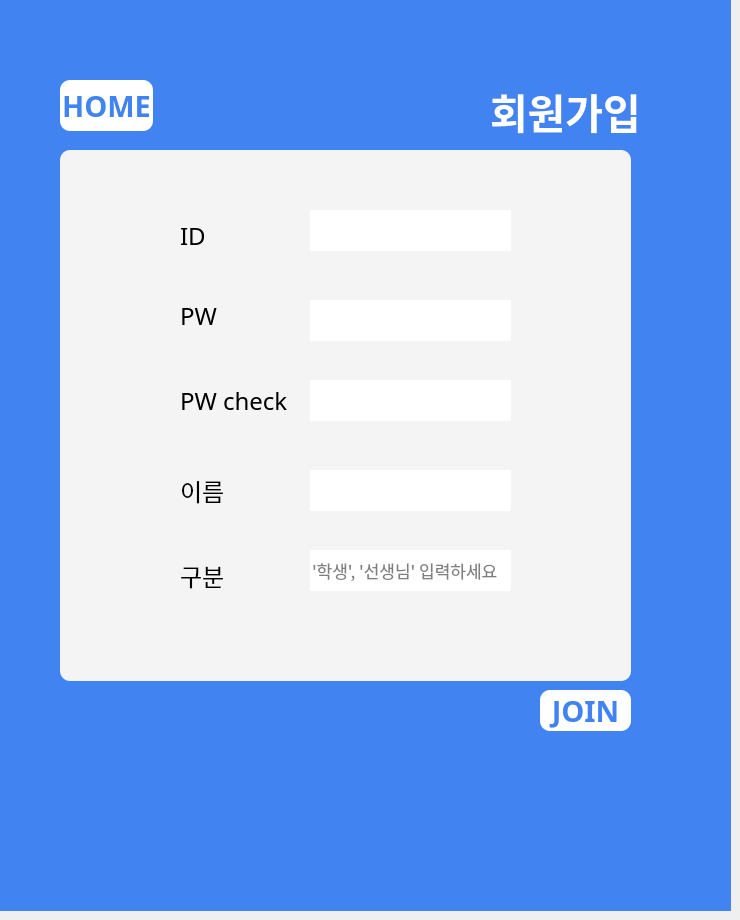
   <widget class="QWidget" name="page">
    <widget class="QLabel" name="label">
     <property name="geometry">
      <rect>
       <x>490</x>
       <y>70</y>
       <width>171</width>
       <height>81</height>
      </rect>
     </property>
     <property name="font">
      <font>
       <family>배달의민족 한나체 Pro</family>
       <pointsize>31</pointsize>
       <weight>75</weight>
       <bold>true</bold>
      </font>
     </property>
     <property name="styleSheet">
      <string notr="true">
color:rgb(255,255,255);</string>
     </property>
     <property name="text">
      <string>회원가입</string>
     </property>
    </widget>
    <widget class="QLabel" name="label_2">
     <property name="geometry">
      <rect>
       <x>180</x>
       <y>220</y>
       <width>64</width>
       <height>31</height>
      </rect>
     </property>
     <property name="font">
      <font>
       <family>배달의민족 한나체 Pro</family>
       <pointsize>18</pointsize>
      </font>
     </property>
     <property name="styleSheet">
      <string notr="true"/>
     </property>
     <property name="text">
      <string>ID</string>
     </property>
    </widget>
    <widget class="QLabel" name="label_3">
     <property name="geometry">
      <rect>
       <x>180</x>
       <y>300</y>
       <width>64</width>
       <height>31</height>
      </rect>
     </property>
     <property name="font">
      <font>
       <family>배달의민족 한나체 Pro</family>
       <pointsize>18</pointsize>
      </font>
     </property>
     <property name="styleSheet">
      <string notr="true"/>
     </property>
     <property name="text">
      <string>PW</string>
     </property>
    </widget>
    <widget class="QLabel" name="label_4">
     <property name="geometry">
      <rect>
       <x>180</x>
       <y>380</y>
       <width>121</width>
       <height>41</height>
      </rect>
     </property>
     <property name="font">
      <font>
       <family>배달의민족 한나체 Pro</family>
       <pointsize>18</pointsize>
      </font>
     </property>
     <property name="styleSheet">
      <string notr="true"/>
     </property>
     <property name="text">
      <string>PW check</string>
     </property>
    </widget>
    <widget class="QLineEdit" name="id_join">
     <property name="geometry">
      <rect>
       <x>310</x>
       <y>210</y>
       <width>201</width>
       <height>41</height>
      </rect>
     </property>
     <property name="styleSheet">
      <string notr="true">border-style: solid;
</string>
     </property>
    </widget>
    <widget class="QLineEdit" name="ps_join">
     <property name="geometry">
      <rect>
       <x>310</x>
       <y>300</y>
       <width>201</width>
       <height>41</height>
      </rect>
     </property>
     <property name="styleSheet">
      <string notr="true">border-style: solid;
</string>
     </property>
     <property name="echoMode">
      <enum>QLineEdit::Password</enum>
     </property>
    </widget>
    <widget class="QLineEdit" name="ps_look">
     <property name="geometry">
      <rect>
       <x>310</x>
       <y>380</y>
       <width>201</width>
       <height>41</height>
      </rect>
     </property>
     <property name="styleSheet">
      <string notr="true">border-style: solid;
</string>
     </property>
     <property name="echoMode">
      <enum>QLineEdit::Password</enum>
     </property>
    </widget>
    <widget class="QPushButton" name="join_btn">
     <property name="geometry">
      <rect>
       <x>540</x>
       <y>690</y>
       <width>91</width>
       <height>41</height>
      </rect>
     </property>
     <property name="font">
      <font>
       <family>배달의민족 한나체 Pro</family>
       <pointsize>22</pointsize>
       <weight>75</weight>
       <bold>true</bold>
      </font>
     </property>
     <property name="styleSheet">
      <string notr="true">background-color:rgb(255,255,255);

color:rgb(65,131,240);
border-style: solid;
border-radius: 10px;</string>
     </property>
     <property name="text">
      <string>JOIN</string>
     </property>
    </widget>
    <widget class="QLabel" name="label_8">
     <property name="geometry">
      <rect>
       <x>180</x>
       <y>470</y>
       <width>64</width>
       <height>41</height>
      </rect>
     </property>
     <property name="font">
      <font>
       <family>배달의민족 한나체 Pro</family>
       <pointsize>18</pointsize>
      </font>
     </property>
     <property name="styleSheet">
      <string notr="true"/>
     </property>
     <property name="text">
      <string>이름</string>
     </property>
    </widget>
    <widget class="QLineEdit" name="name_join">
     <property name="geometry">
      <rect>
       <x>310</x>
       <y>470</y>
       <width>201</width>
       <height>41</height>
      </rect>
     </property>
     <property name="styleSheet">
      <string notr="true">border-style: solid;
</string>
     </property>
    </widget>
    <widget class="QPushButton" name="move_login">
     <property name="geometry">
      <rect>
       <x>60</x>
       <y>80</y>
       <width>93</width>
       <height>51</height>
      </rect>
     </property>
     <property name="font">
      <font>
       <family>배달의민족 한나체 Pro</family>
       <pointsize>22</pointsize>
       <weight>75</weight>
       <bold>true</bold>
      </font>
     </property>
     <property name="styleSheet">
      <string notr="true">background-color:rgb(255,255,255);

color:rgb(65,131,240);
border-style: solid;
border-radius: 10px;</string>
     </property>
     <property name="text">
      <string>HOME</string>
     </property>
    </widget>
    <widget class="QLabel" name="label_14">
     <property name="geometry">
      <rect>
       <x>180</x>
       <y>560</y>
       <width>64</width>
       <height>31</height>
      </rect>
     </property>
     <property name="font">
      <font>
       <family>배달의민족 한나체 Pro</family>
       <pointsize>18</pointsize>
      </font>
     </property>
     <property name="styleSheet">
      <string notr="true"/>
     </property>
     <property name="text">
      <string>구분</string>
     </property>
    </widget>
    <widget class="QLineEdit" name="div_join">
     <property name="geometry">
      <rect>
       <x>310</x>
       <y>550</y>
       <width>201</width>
       <height>41</height>
      </rect>
     </property>
     <property name="font">
      <font>
       <family>배달의민족 한나체 Pro</family>
       <pointsize>13</pointsize>
      </font>
     </property>
     <property name="styleSheet">
      <string notr="true">border-style: solid;
</string>
     </property>
     <property name="placeholderText">
      <string>'학생', '선생님' 입력하세요</string>
     </property>
    </widget>
    <widget class="QLabel" name="label_18">
     <property name="geometry">
      <rect>
       <x>0</x>
       <y>0</y>
       <width>731</width>
       <height>911</height>
      </rect>
     </property>
     <property name="styleSheet">
      <string notr="true">background-color:rgb(65,131,240);
color:white;
</string>
     </property>
     <property name="text">
      <string/>
     </property>
    </widget>
    <widget class="QLabel" name="label_31">
     <property name="geometry">
      <rect>
       <x>60</x>
       <y>150</y>
       <width>571</width>
       <height>531</height>
      </rect>
     </property>
     <property name="styleSheet">
      <string notr="true">background-color:rgb(244,244,244);
border-radius: 10px;
</string>
     </property>
     <property name="text">
      <string/>
     </property>
    </widget>
    <zorder>label_18</zorder>
    <zorder>label</zorder>
    <zorder>join_btn</zorder>
    <zorder>move_login</zorder>
    <zorder>label_31</zorder>
    <zorder>id_join</zorder>
    <zorder>label_2</zorder>
    <zorder>ps_join</zorder>
    <zorder>label_3</zorder>
    <zorder>label_4</zorder>
    <zorder>ps_look</zorder>
    <zorder>label_8</zorder>
    <zorder>name_join</zorder>
    <zorder>label_14</zorder>
    <zorder>div_join</zorder>
   </widget>
